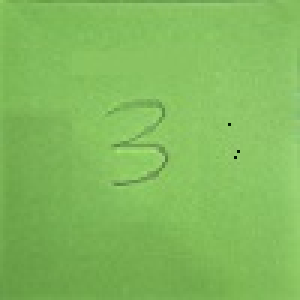
#> input picture data/3 verde.jpg, 100 x 100 px (shown 3 times larger)
$ python -i robustness.py   (imports and definitions only)
#> lines starting #> are read from the running program, lines starting #| are printed output that depends on the picture; after the words box and inside, x2 and y2 are one past the last pixel; in counts of white or black regions, pixels touching at a corner belong together
import os
from pathlib import Path
from typing import Union, Tuple, Dict, List, Any
import numpy as np
import pandas as pd
import cv2
import matplotlib.pyplot as plt
import seaborn as sns
from PIL import Image
import joblib

from sklearn.neural_network import MLPClassifier
from sklearn.metrics import confusion_matrix

class MNISTOODBench:
    """
    Classe responsável pelos testes de estresse, degradação Out-Of-Distribution (OOD),
    mascaramento de classes (Class Masking) e padronização dinâmica de fundo via OpenCV.
    """
    def __init__(
        self,
        models_dir: Union[str, Path] = "/content/drive/MyDrive/mini_projeto_mnist/models",
        random_state: int = 42
    ):
        self.models_dir = Path(models_dir)
        self.models_dir.mkdir(parents=True, exist_ok=True)
        self.random_state = random_state

    # [59 lines left out: functions train_or_load_masked_model, evaluate_ood_generalization, not called in this run]

    def preprocess_custom_image(self, image_path: Union[str, Path]) -> Tuple[np.ndarray, np.ndarray]:
        """
        DESAFIO C - Pipeline de Normalização Dinâmica e Padronização de Fundo:
        1. Leitura do arquivo e conversão para escala de cinza.
        2. Avaliação da luminância média: se fundo for claro (>127), inverte dinamicamente.
        3. Limiarização Otsu para isolamento do traço sem ruídos de compressão.
        4. Enquadramento proporcional com margem de respiro (Square Canvas Padding).
        5. Redimensionamento 28x28 e normalização no intervalo contínuo [0.0, 1.0].
        """
#> called with image_path = '../data/3 verde.jpg'
        img_bgr = cv2.imread(str(image_path))
#> img_bgr is the input picture: shape (100, 100, 3); mean B, G, R 92.3, 187.3, 129.9
        if img_bgr is None:
            raise FileNotFoundError(f"Imagem não encontrada no caminho especificado: {image_path}")

        gray = cv2.cvtColor(img_bgr, cv2.COLOR_BGR2GRAY)
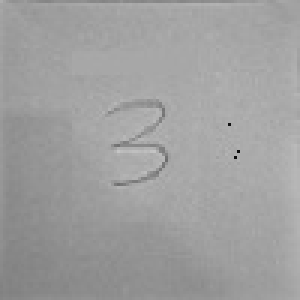
#> gray: shape (100, 100) (shown 3 times larger); min 15, max 197, mean 159.3
        blurred = cv2.GaussianBlur(gray, (3, 3), 0)

        # Padronização Dinâmica: Se o fundo for claro (média > 127), inverte para fundo escuro + traço claro
        if np.mean(gray) > 127:
            gray_processed = 255 - blurred
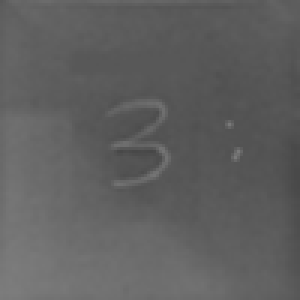
#> gray_processed: shape (100, 100) (shown 3 times larger); min 71, max 124, mean 95.6
        else:
            gray_processed = blurred.copy()

        # Limiarização Binarizada de Otsu
        _, thresh = cv2.threshold(gray_processed, 0, 255, cv2.THRESH_BINARY + cv2.THRESH_OTSU)
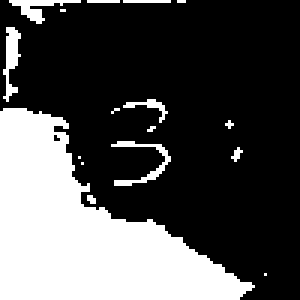
#> thresh: shape (100, 100) (shown 3 times larger); 30.9% white; 17 white regions (12 under 20 px)

        # Filtra contornos irrelevantes descartando ruídos de fundo inferiores a 30 pixels
        contours, _ = cv2.findContours(thresh, cv2.RETR_EXTERNAL, cv2.CHAIN_APPROX_SIMPLE)
#> contours = 17 contours, 13 with area under 20; largest, box (x1, y1, x2, y2) and area: (0, 36, 85, 100) 2639, (1, 9, 7, 34) 50, (3, 0, 27, 8) 37, (37, 47, 57, 62) 32
        valid_contours = [c for c in contours if cv2.contourArea(c) > 30]
#> valid_contours = 4 contours; box (x1, y1, x2, y2) and area: (0, 36, 85, 100) 2639, (1, 9, 7, 34) 50, (3, 0, 27, 8) 37, (37, 47, 57, 62) 32

        if valid_contours:
            c = max(valid_contours, key=cv2.contourArea)
#> c = contour of 75 points, box (x1, y1, x2, y2) (0, 36, 85, 100), area 2639
            x, y, w, h = cv2.boundingRect(c)
#> x = 0; y = 36; w = 85; h = 64
            digit_roi = thresh[y:y+h, x:x+w]
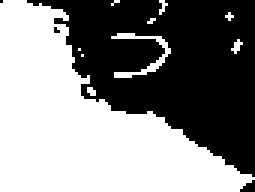
#> digit_roi: shape (64, 85) (shown 3 times larger); 53% white; 4 black regions (3 under 20 px), largest, box (x1, y1, x2, y2) and area: (9, 0, 85, 59) 2540

            # Container quadrado proporcional (Square Canvas Padding)
            max_dim = max(w, h)
#> max_dim = 85
            margin = int(max_dim * 0.25)
#> margin = 21
            square_dim = max_dim + (2 * margin)
#> square_dim = 127

            square_canvas = np.zeros((square_dim, square_dim), dtype=np.uint8)
            start_x = margin + (max_dim - w) // 2
#> start_x = 21
            start_y = margin + (max_dim - h) // 2
#> start_y = 31
            square_canvas[start_y:start_y+h, start_x:start_x+w] = digit_roi
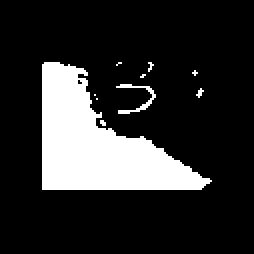
#> square_canvas: shape (127, 127) (shown 2 times larger); 17.9% white; 10 white regions (8 under 20 px), largest, box (x1, y1, x2, y2) and area: (21, 31, 106, 95) 2772, (58, 42, 78, 57) 72

            img_28x28 = cv2.resize(square_canvas, (28, 28), interpolation=cv2.INTER_AREA)
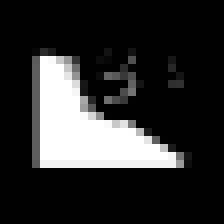
#> img_28x28: shape (28, 28) (shown 8 times larger); min 0, max 255, mean 45.6
        else:
            img_28x28 = cv2.resize(thresh, (28, 28), interpolation=cv2.INTER_AREA)

        # Vetorização e normalização exigida pelos modelos de Machine Learning [0.0, 1.0]
        normalized_flat = (img_28x28.astype(np.float32) / 255.0).reshape(1, 784)
        return normalized_flat, img_28x28

    # [49 lines left out: function plot_multiple_custom_inferences, not called in this run]

>>> result = MNISTOODBench().preprocess_custom_image('../data/3 verde.jpg')
